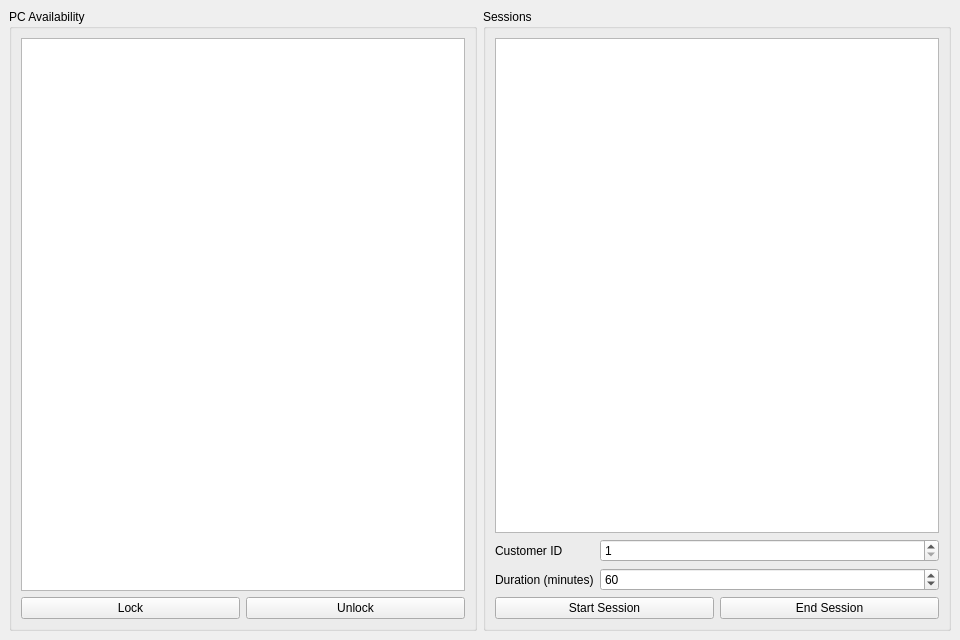
<?xml version="1.0" encoding="UTF-8"?>
<ui version="4.0">
 <class>SessionWindow</class>
 <widget class="QMainWindow" name="SessionWindow">
  <property name="geometry">
   <rect>
    <x>0</x>
    <y>0</y>
    <width>960</width>
    <height>640</height>
   </rect>
  </property>
  <property name="windowTitle">
   <string>PC &amp; Session Management</string>
  </property>
  <widget class="QWidget" name="centralwidget">
   <layout class="QVBoxLayout" name="mainLayout">
    <item>
     <layout class="QHBoxLayout" name="contentLayout">
      <item>
       <widget class="QGroupBox" name="pcGroupBox">
        <property name="title">
         <string>PC Availability</string>
        </property>
        <layout class="QVBoxLayout" name="pcLayout">
         <item>
          <widget class="QTableWidget" name="pcTable"/>
         </item>
         <item>
          <layout class="QHBoxLayout" name="pcButtonLayout">
           <item>
            <widget class="QPushButton" name="lockButton">
             <property name="text">
              <string>Lock</string>
             </property>
            </widget>
           </item>
           <item>
            <widget class="QPushButton" name="unlockButton">
             <property name="text">
              <string>Unlock</string>
             </property>
            </widget>
           </item>
          </layout>
         </item>
        </layout>
       </widget>
      </item>
      <item>
       <widget class="QGroupBox" name="sessionGroupBox">
        <property name="title">
         <string>Sessions</string>
        </property>
        <layout class="QVBoxLayout" name="sessionLayout">
         <item>
          <widget class="QTableWidget" name="sessionTable"/>
         </item>
         <item>
          <layout class="QFormLayout" name="formLayout">
           <item row="0" column="0">
            <widget class="QLabel" name="customerIdLabel">
             <property name="text">
              <string>Customer ID</string>
             </property>
            </widget>
           </item>
           <item row="0" column="1">
            <widget class="QSpinBox" name="customerIdSpinBox">
             <property name="minimum">
              <number>1</number>
             </property>
             <property name="maximum">
              <number>999999</number>
             </property>
            </widget>
           </item>
           <item row="1" column="0">
            <widget class="QLabel" name="durationLabel">
             <property name="text">
              <string>Duration (minutes)</string>
             </property>
            </widget>
           </item>
           <item row="1" column="1">
            <widget class="QSpinBox" name="durationSpinBox">
             <property name="minimum">
              <number>1</number>
             </property>
             <property name="maximum">
              <number>1440</number>
             </property>
             <property name="value">
              <number>60</number>
             </property>
            </widget>
           </item>
          </layout>
         </item>
         <item>
          <layout class="QHBoxLayout" name="sessionButtonLayout">
           <item>
            <widget class="QPushButton" name="startButton">
             <property name="text">
              <string>Start Session</string>
             </property>
            </widget>
           </item>
           <item>
            <widget class="QPushButton" name="endButton">
             <property name="text">
              <string>End Session</string>
             </property>
            </widget>
           </item>
          </layout>
         </item>
        </layout>
       </widget>
      </item>
     </layout>
    </item>
   </layout>
  </widget>
 </widget>
 <resources/>
 <connections/>
</ui>
